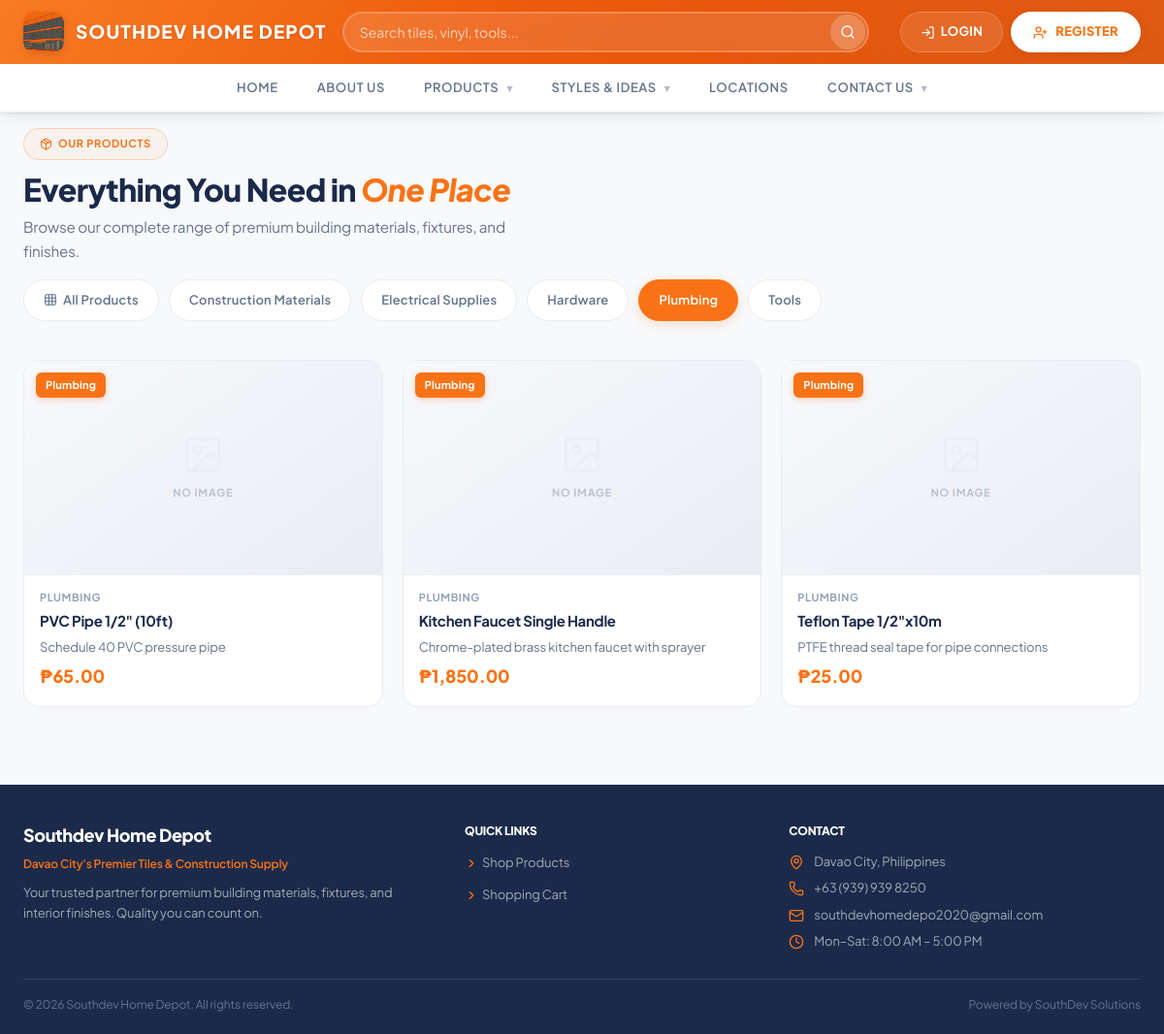
The app's page /index.php?url=products&category=4 with its own data.
### tables this page shows
CREATE TABLE `categories` (
    `id` INT AUTO_INCREMENT PRIMARY KEY,
    `name` VARCHAR(100) NOT NULL,
    `description` TEXT,
    `image` VARCHAR(255),
    `is_active` TINYINT(1) DEFAULT 1,
    `created_at` TIMESTAMP DEFAULT CURRENT_TIMESTAMP
);

CREATE TABLE `products` (
    `id` INT AUTO_INCREMENT PRIMARY KEY,
    `category_id` INT NOT NULL,
    `name` VARCHAR(255) NOT NULL,
    `description` TEXT,
    `price` DECIMAL(10,2) NOT NULL,
    `image` VARCHAR(255),
    `sku` VARCHAR(50) UNIQUE,
    `is_active` TINYINT(1) DEFAULT 1,
    `created_at` TIMESTAMP DEFAULT CURRENT_TIMESTAMP,
    `updated_at` TIMESTAMP DEFAULT CURRENT_TIMESTAMP ON UPDATE CURRENT_TIMESTAMP,
    FOREIGN KEY (`category_id`) REFERENCES `categories`(`id`)
);

### controllers/ProductController.php (called while the page is built, shortened)
<?php
require_once __DIR__ . '/../models/Product.php';
require_once __DIR__ . '/../models/Category.php';
class ProductController {
    private $productModel;
    private $categoryModel;
    public function __construct($pdo) {
        $this->productModel      = new Product($pdo);
        $this->categoryModel     = new Category($pdo);
    }
    public function alt() {
        $categoryId = $_GET['category'] ?? null;
        $page       = max(1, intval($_GET['page'] ?? 1));
        $offset     = ($page - 1) * ITEMS_PER_PAGE;
        $products      = $this->productModel->getAll($categoryId, ITEMS_PER_PAGE, $offset);
        $categories    = $this->categoryModel->getAll();
        require_once VIEWS_PATH . '/customer/products_alt.php';
    }
}

### index.php (called while the page is built, shortened)
<?php
require_once __DIR__ . '/routes/web.php';

### models/Category.php (called while the page is built, shortened)
<?php
class Category {
    private $pdo;
    public function __construct($pdo) {
        $this->pdo = $pdo;
    }
    public function getAll() {
        return $this->pdo->query("
            SELECT c.*,
                   (SELECT COUNT(*) FROM products WHERE category_id = c.id AND is_active = 1) as product_count
            FROM categories c
            WHERE c.is_active = 1
            ORDER BY c.name
        ")->fetchAll();
    }
}

### models/Product.php (called while the page is built, shortened)
<?php
class Product {
    private $pdo;
    public function __construct($pdo) {
        $this->pdo = $pdo;
    }
    public function getAll($categoryId = null, $limit = null, $offset = 0) {
        $sql = "SELECT p.*, c.name as category_name, i.quantity as stock FROM products p JOIN categories c ON p.category_id = c.id LEFT JOIN inventory i ON p.id = i.product_id WHERE p.is_active = 1";
        $params = [];
        if ($categoryId) {
            $sql .= " AND p.category_id = ?";
            $params[] = $categoryId;
        }
        $sql .= " ORDER BY p.created_at DESC";
        if ($limit) {
            $sql .= " LIMIT ? OFFSET ?";
            $params[] = $limit;
            $params[] = $offset;
        }
        $stmt = $this->pdo->prepare($sql);
        $stmt->execute($params);
        return $stmt->fetchAll();
    }
}

### views/customer/products_alt.php (the view, shortened to what this page needs)
<?php
require_once INCLUDES_PATH . '/header.php';
require_once INCLUDES_PATH . '/navbar.php';
?>
<div class="container">
    <div class="section-heading" style="margin-top:1rem;">
        <span class="section-badge"><i data-lucide="package" style="width:13px;height:13px;"></i> OUR PRODUCTS</span>
        <h2 class="section-title">Everything You Need in <span class="accent-text">One Place</span></h2>
        <p class="section-subtitle">Browse our complete range of premium building materials, fixtures, and finishes.</p>
    </div>
    <div class="category-bar storefront-chips" style="margin-bottom:18px;">
        <a href="<?= APP_URL ?>/index.php?url=products" class="<?= !isset($_GET['category']) ? 'active' : '' ?>">
            <i data-lucide="grid-3x3" style="width:14px;height:14px"></i> All Products
        </a>
        <?php if (isset($categories)): foreach ($categories as $cat): ?>
            <a href="<?= APP_URL ?>/index.php?url=products&category=<?= $cat['id'] ?>" class="<?= (isset($_GET['category']) && $_GET['category'] == $cat['id']) ? 'active' : '' ?>">
                <?= htmlspecialchars($cat['name']) ?>
            </a>
        <?php endforeach; endif; ?>
    </div>
    <?php if (!empty($products)): ?>
    <div id="product-list" class="product-grid">
        <?php foreach ($products as $product): ?>
            <?php $isOutOfStock = isset($product['stock']) && $product['stock'] <= 0; ?>
            <div class="product-card <?= $isOutOfStock ? 'product-card--unavailable' : '' ?>">
                <a href="<?= APP_URL ?>/index.php?url=products/<?= $product['id'] ?>">
                    <div class="product-img-wrap">
                        <?php if (!empty($product['image']) && file_exists(ROOT_PATH . '/assets/uploads/' . $product['image'])): ?>
                            <img src="<?= APP_URL ?>/assets/uploads/<?= $product['image'] ?>" alt="<?= htmlspecialchars($product['name']) ?>" loading="lazy">
                        <?php else: ?>
                            <div class="product-no-image">
                                <i data-lucide="image" class="no-img-icon"></i>
                                <span>No Image</span>
                            </div>
                        <?php endif; ?>
                        <?php if (!empty($product['category_name'])): ?>
                            <span class="product-category-tag"><?= htmlspecialchars($product['category_name']) ?></span>
                        <?php endif; ?>
                    </div>
                    <div class="product-info">
                        <span class="product-category"><?= htmlspecialchars($product['category_name'] ?? '') ?></span>
                        <h3 class="product-name"><?= htmlspecialchars($product['name']) ?></h3>
                        <?php if (!empty($product['description'])): ?>
                            <p class="product-desc-preview"><?= htmlspecialchars(mb_strimwidth($product['description'], 0, 80, '…')) ?></p>
                        <?php endif; ?>
                        <div class="product-price">₱<?= number_format($product['price'], 2) ?></div>
                    </div>
                </a>
            </div>
        <?php endforeach; ?>
    </div>
    <?php endif; ?>
</div>
<?php require_once INCLUDES_PATH . '/footer.php'; ?>

### assets/css/style.css (style rules this page uses)
:root { --primary: #1B2A4A; --primary-hover:#152238; --accent: #F97316; --accent-hover: #EA6C0E; --accent-light: rgba(249,115,22,0.06); --neutral: #F8F9FB; --charcoal: #1B2A4A; --graphite: #243352; --steel: #475569; --white: #FFFFFF; --border: #E8ECF1; --text-primary: #1E293B; --text-secondary:#64748B; --text-muted: #94A3B8; --success: #16A34A; --success-bg: #F0FDF4; --warning: #F59E0B; --warning-bg: #FFFBEB; --danger: #EF4444; --danger-bg: #FEF2F2; --info: #3B82F6; --info-bg: #EFF6FF; --shadow-sm: 0 1px 2px rgba(0,0,0,.04), 0 1px 3px rgba(0,0,0,.06); --shadow-md: 0 4px 12px rgba(0,0,0,.06), 0 1px 3px rgba(0,0,0,.04); --shadow-lg: 0 10px 30px rgba(0,0,0,.08), 0 4px 12px rgba(0,0,0,.04); --shadow-hover: 0 16px 40px rgba(0,0,0,.12); --radius-sm: 8px; --radius-md: 12px; --radius-md-num: 12; --radius-lg: 16px; --radius-xl: 20px; --transition: all .25s ease; --font: 'Inter', 'Segoe UI', system-ui, -apple-system, sans-serif; --font-mono: 'Fira Code', 'Consolas', monospace; --sidebar-w: 260px; }
*, *::before, *::after { margin: 0; padding: 0; box-sizing: border-box; }
html { scroll-behavior: smooth; }
body { font-family: var(--font); font-size: 15px; color: var(--text-primary); background: var(--neutral); line-height: 1.65; -webkit-font-smoothing: antialiased; -moz-osx-font-smoothing: grayscale; }
a { text-decoration: none; color: inherit; transition: var(--transition); }
h1, h2, h3, h4, h5, h6 { font-weight: 700; line-height: 1.3; color: var(--charcoal); }
h2 { font-size: 22px; }
h3 { font-size: 18px; }
p { color: var(--text-secondary); }
.container { max-width: 1280px; margin: 0 auto; padding: 0 24px; }
:root { --brand-red: var(--accent); }

### assets/css/responsive.css (style rules this page uses)
@media (max-width: 1200px) { .product-grid { grid-template-columns: repeat(3, 1fr); } }

### records on screen
categories: name "Construction Materials"
categories: name "Electrical Supplies"
categories: name "Hardware"
categories: name "Plumbing"
categories: name "Tools"
products: shows "NO IMAGE", category.name "Plumbing", category.name "PLUMBING", name "PVC Pipe 1/2\" (10ft)", description "Schedule 40 PVC pressure pipe", price "65.00"
products: shows "NO IMAGE", category.name "Plumbing", category.name "PLUMBING", name "Kitchen Faucet Single Handle", description "Chrome-plated brass kitchen faucet with sprayer", price "1,850.00"
products: shows "NO IMAGE", category.name "Plumbing", category.name "PLUMBING", name "Teflon Tape 1/2\"x10m", description "PTFE thread seal tape for pipe connections", price "25.00"

### other values on screen
APP_NAME "SOUTHDEV HOME DEPOT"
APP_NAME "Southdev Home Depot"
APP_TAGLINE "Davao City's Premier Tiles & Construction Supply"
APP_LOCATION "Davao City, Philippines"
